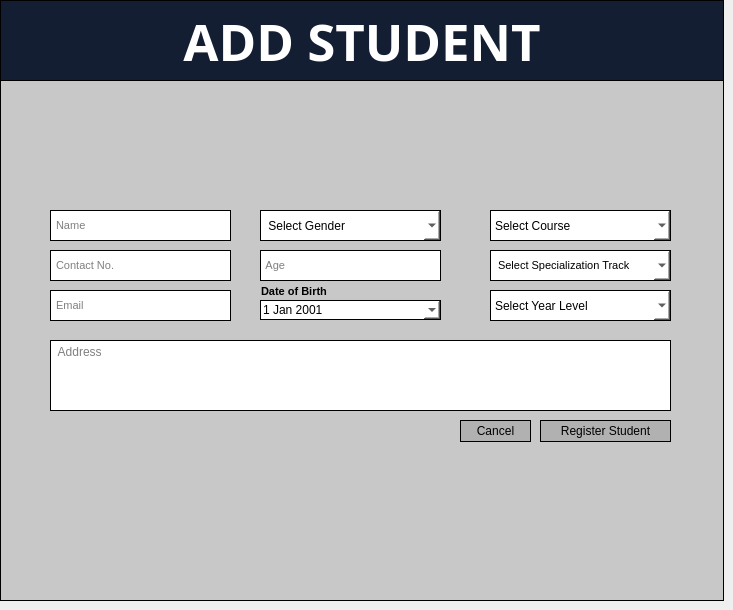
     <widget class="QWidget" name="page_3">
      <widget class="QFrame" name="frame_5">
       <property name="geometry">
        <rect>
         <x>0</x>
         <y>80</y>
         <width>724</width>
         <height>521</height>
        </rect>
       </property>
       <property name="styleSheet">
        <string notr="true">border:1px solid black;background-color:rgb(200, 200, 200)</string>
       </property>
       <property name="frameShape">
        <enum>QFrame::StyledPanel</enum>
       </property>
       <property name="frameShadow">
        <enum>QFrame::Raised</enum>
       </property>
       <widget class="QLineEdit" name="LineEditContact">
        <property name="geometry">
         <rect>
          <x>50</x>
          <y>170</y>
          <width>181</width>
          <height>31</height>
         </rect>
        </property>
        <property name="font">
         <font>
          <pointsize>8</pointsize>
         </font>
        </property>
        <property name="styleSheet">
         <string notr="true">background-color:white;color:black;border:1px solid black</string>
        </property>
        <property name="placeholderText">
         <string notr="true"> Contact No.</string>
        </property>
       </widget>
       <widget class="QDateEdit" name="DateEditDateBirth">
        <property name="geometry">
         <rect>
          <x>260</x>
          <y>220</y>
          <width>181</width>
          <height>20</height>
         </rect>
        </property>
        <property name="styleSheet">
         <string notr="true">background-color:white;color:black;border:1px solid black</string>
        </property>
        <property name="calendarPopup">
         <bool>true</bool>
        </property>
        <property name="date">
         <date>
          <year>2001</year>
          <month>1</month>
          <day>1</day>
         </date>
        </property>
       </widget>
       <widget class="QLineEdit" name="LineEditName">
        <property name="geometry">
         <rect>
          <x>50</x>
          <y>130</y>
          <width>181</width>
          <height>31</height>
         </rect>
        </property>
        <property name="font">
         <font>
          <pointsize>8</pointsize>
         </font>
        </property>
        <property name="styleSheet">
         <string notr="true">background-color:white;color:black;border:1px solid black</string>
        </property>
        <property name="placeholderText">
         <string> Name</string>
        </property>
       </widget>
       <widget class="QTextEdit" name="TextEditAddress">
        <property name="geometry">
         <rect>
          <x>50</x>
          <y>260</y>
          <width>621</width>
          <height>71</height>
         </rect>
        </property>
        <property name="styleSheet">
         <string notr="true">background-color:white;color:black;border:1px solid black</string>
        </property>
        <property name="placeholderText">
         <string> Address</string>
        </property>
       </widget>
       <widget class="QComboBox" name="ComboBoxGender">
        <property name="geometry">
         <rect>
          <x>260</x>
          <y>130</y>
          <width>181</width>
          <height>31</height>
         </rect>
        </property>
        <property name="styleSheet">
         <string notr="true">background-color:white;color:black;border:1px solid black</string>
        </property>
        <item>
         <property name="text">
          <string> Select Gender</string>
         </property>
        </item>
        <item>
         <property name="text">
          <string>Male</string>
         </property>
        </item>
        <item>
         <property name="text">
          <string>Female</string>
         </property>
        </item>
       </widget>
       <widget class="QLabel" name="label_12">
        <property name="geometry">
         <rect>
          <x>261</x>
          <y>206</y>
          <width>181</width>
          <height>11</height>
         </rect>
        </property>
        <property name="font">
         <font>
          <family>Arial</family>
          <pointsize>8</pointsize>
          <weight>75</weight>
          <bold>true</bold>
         </font>
        </property>
        <property name="styleSheet">
         <string notr="true">border:none</string>
        </property>
        <property name="text">
         <string>Date of Birth</string>
        </property>
       </widget>
       <widget class="QLineEdit" name="LineEditAge">
        <property name="geometry">
         <rect>
          <x>260</x>
          <y>170</y>
          <width>181</width>
          <height>31</height>
         </rect>
        </property>
        <property name="font">
         <font>
          <pointsize>8</pointsize>
         </font>
        </property>
        <property name="styleSheet">
         <string notr="true">background-color:white;color:black;border:1px solid black</string>
        </property>
        <property name="placeholderText">
         <string notr="true"> Age</string>
        </property>
       </widget>
       <widget class="QLineEdit" name="LineEditEmail">
        <property name="geometry">
         <rect>
          <x>50</x>
          <y>210</y>
          <width>181</width>
          <height>31</height>
         </rect>
        </property>
        <property name="font">
         <font>
          <pointsize>8</pointsize>
         </font>
        </property>
        <property name="styleSheet">
         <string notr="true">background-color:white;color:black;border:1px solid black</string>
        </property>
        <property name="placeholderText">
         <string notr="true"> Email</string>
        </property>
       </widget>
       <widget class="QComboBox" name="ComboBoxCourse">
        <property name="geometry">
         <rect>
          <x>490</x>
          <y>130</y>
          <width>181</width>
          <height>31</height>
         </rect>
        </property>
        <property name="styleSheet">
         <string notr="true">background-color:white;color:black;border:1px solid black</string>
        </property>
        <item>
         <property name="text">
          <string>Select Course</string>
         </property>
        </item>
       </widget>
       <widget class="QComboBox" name="ComboBoxSpecialTrack">
        <property name="geometry">
         <rect>
          <x>490</x>
          <y>170</y>
          <width>181</width>
          <height>31</height>
         </rect>
        </property>
        <property name="font">
         <font>
          <pointsize>8</pointsize>
         </font>
        </property>
        <property name="styleSheet">
         <string notr="true">background-color:white;color:black;border:1px solid black</string>
        </property>
        <item>
         <property name="text">
          <string> Select Specialization Track</string>
         </property>
        </item>
       </widget>
       <widget class="QComboBox" name="ComboBoxYearLevel">
        <property name="geometry">
         <rect>
          <x>490</x>
          <y>210</y>
          <width>181</width>
          <height>31</height>
         </rect>
        </property>
        <property name="styleSheet">
         <string notr="true">background-color:white;color:black;border:1px solid black</string>
        </property>
        <item>
         <property name="text">
          <string>Select Year Level</string>
         </property>
        </item>
        <item>
         <property name="text">
          <string>1</string>
         </property>
        </item>
        <item>
         <property name="text">
          <string>2</string>
         </property>
        </item>
        <item>
         <property name="text">
          <string>3</string>
         </property>
        </item>
        <item>
         <property name="text">
          <string>4</string>
         </property>
        </item>
       </widget>
       <widget class="QPushButton" name="ButtonRegister">
        <property name="geometry">
         <rect>
          <x>540</x>
          <y>340</y>
          <width>131</width>
          <height>22</height>
         </rect>
        </property>
        <property name="styleSheet">
         <string notr="true">background-color:rgb(177, 177, 177)</string>
        </property>
        <property name="text">
         <string>Register Student</string>
        </property>
        <property name="icon">
         <iconset>
          <normaloff>register.png</normaloff>register.png</iconset>
        </property>
        <property name="iconSize">
         <size>
          <width>15</width>
          <height>15</height>
         </size>
        </property>
       </widget>
       <widget class="QPushButton" name="ButtonCancelAdd">
        <property name="geometry">
         <rect>
          <x>460</x>
          <y>340</y>
          <width>71</width>
          <height>22</height>
         </rect>
        </property>
        <property name="styleSheet">
         <string notr="true">background-color:rgb(177, 177, 177)</string>
        </property>
        <property name="text">
         <string>Cancel</string>
        </property>
        <property name="iconSize">
         <size>
          <width>15</width>
          <height>15</height>
         </size>
        </property>
       </widget>
      </widget>
      <widget class="QLabel" name="label_7">
       <property name="geometry">
        <rect>
         <x>0</x>
         <y>0</y>
         <width>724</width>
         <height>81</height>
        </rect>
       </property>
       <property name="font">
        <font>
         <family>Impact</family>
         <pointsize>38</pointsize>
         <weight>75</weight>
         <bold>true</bold>
        </font>
       </property>
       <property name="styleSheet">
        <string notr="true">background-color:rgb(19, 30, 50);color:white;border:1px solid black</string>
       </property>
       <property name="text">
        <string>ADD STUDENT</string>
       </property>
       <property name="alignment">
        <set>Qt::AlignCenter</set>
       </property>
      </widget>
     </widget>
